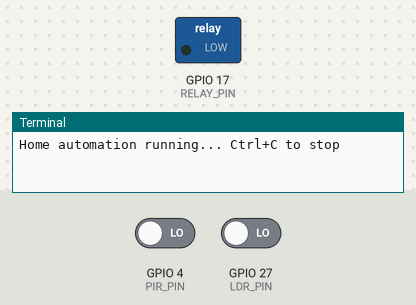
The program below on a simulated Raspberry Pi (BCM pin numbers). On the bench: switched loads named in the program (green lamp = pin HIGH), the last lines printed to the terminal. The test bench sets the inputs (shaded band); at power-on: GPIO 4 (PIR_PIN) LOW, GPIO 27 (LDR_PIN) LOW. Sending an e-mail succeeds after 1 s; the clock reads 2024-03-15 10:24:30 at power-on unless the program sets it.

Above: at 1.2 s.
1.3 s: GPIO 4 (PIR_PIN) driven HIGH
4.0 s: GPIO 27 (LDR_PIN) driven HIGH
At 4.6 s:
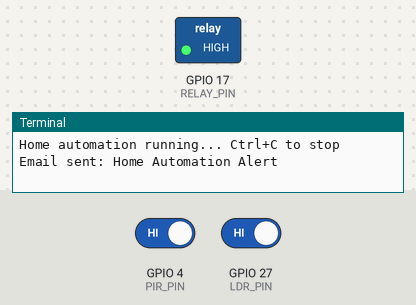
5.5 s: GPIO 27 (LDR_PIN) driven LOW
At 6.9 s:
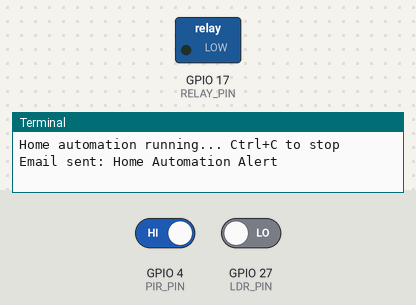
Timing chart, 0 to 8.5 s (numbered marks = the images above; inputs shaded):
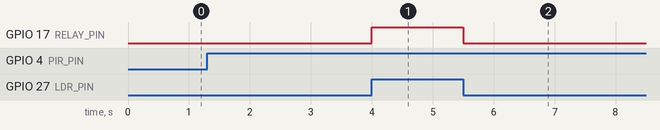

Measured:
- after the input at 4.0 s, GPIO 17 (RELAY_PIN): LOW → HIGH at once
- after the input at 5.5 s, GPIO 17 (RELAY_PIN): HIGH → LOW at once

The program:

main.py
```python
import time
import smtplib
from email.message import EmailMessage

import RPi.GPIO as GPIO
import config  # holds your email and app password

RELAY_PIN = 17
PIR_PIN = 4
LDR_PIN = 27  # digital LDR module: HIGH = dark

GPIO.setmode(GPIO.BCM)
GPIO.setup(RELAY_PIN, GPIO.OUT)
GPIO.setup(PIR_PIN, GPIO.IN)
GPIO.setup(LDR_PIN, GPIO.IN)
GPIO.output(RELAY_PIN, GPIO.LOW)


def send_email(subject, body):
    msg = EmailMessage()
    msg["Subject"] = subject
    msg["From"] = config.EMAIL
    msg["To"] = config.EMAIL
    msg.set_content(body)
    try:
        with smtplib.SMTP_SSL("smtp.gmail.com", 465) as server:
            server.login(config.EMAIL, config.APP_PASSWORD)
            server.send_message(msg)
        print("Email sent:", subject)
    except Exception as e:
        print("Email failed:", e)


try:
    print("Home automation running... Ctrl+C to stop")
    last_alert = 0
    while True:
        motion = GPIO.input(PIR_PIN)
        dark = GPIO.input(LDR_PIN)

        # Light turns on only when it is dark AND motion is detected
        if motion and dark:
            GPIO.output(RELAY_PIN, GPIO.HIGH)
        else:
            GPIO.output(RELAY_PIN, GPIO.LOW)

        # Email alert on motion (at most once per 60 seconds)
        if motion and time.time() - last_alert > 60:
            send_email("Home Automation Alert", "Motion detected!")
            last_alert = time.time()

        time.sleep(0.5)

except KeyboardInterrupt:
    print("Stopped")
finally:
    GPIO.cleanup()
```

config.py
```python
EMAIL = "yandollisanjana@gmail.com"
APP_PASSWORD = "ewcj qqjf gwvp iqod"
```
